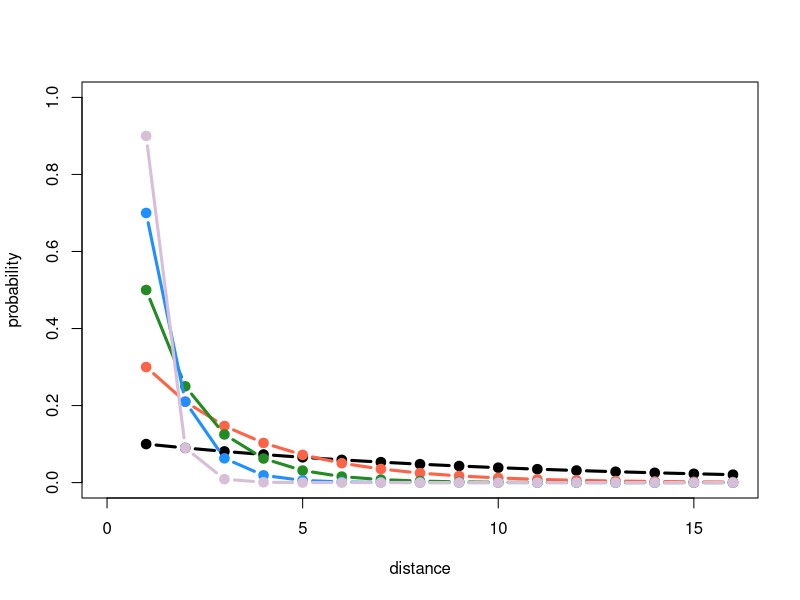

Write R code to recreate this figure.
x.max <- 15
xx <- seq(0, 15)
prob.vec <- seq(0.1, 0.9, by = 0.2)
color.vec <- c('black', 'tomato', 'forestgreen', 'dodgerblue', 'thistle')
plot(xx+1, dgeom(xx,0.1), type = 'b', pch = 19, lwd = 3,
     xlim = c(0,max(xx)+1), ylim = c(0,1),
     xlab = "distance", ylab = 'probability')
for (i in 2:length(prob.vec)){
  points(xx+1, dgeom(xx, prob.vec[i]), type = 'b', pch = 19, lwd = 3,
         col = color.vec[i])
}